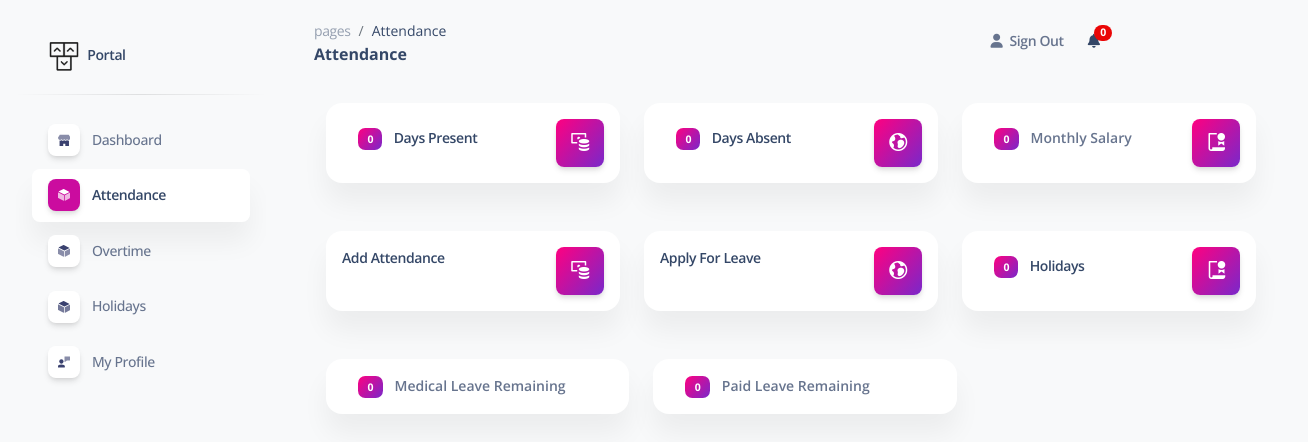
Before: /attendance.php (signed in) with the older database file.
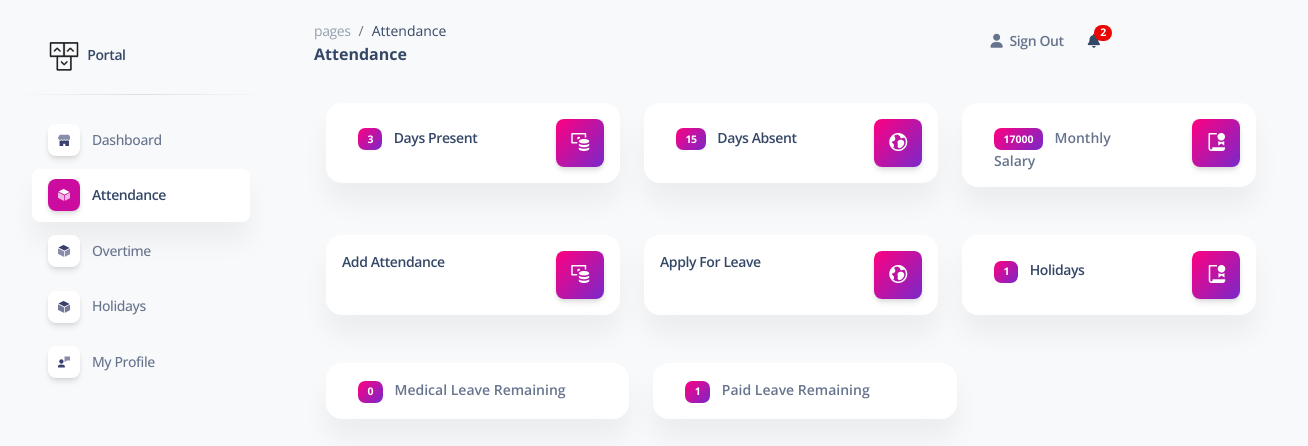
After: the same page with the newer database file.
### tables this page shows
CREATE TABLE `salary` (
  `id` int(11) NOT NULL,
  `user_id` int(11) NOT NULL,
  `monthly_salary` varchar(255) NOT NULL,
  `daily_salary` varchar(255) NOT NULL,
  `total_salary` varchar(255) NOT NULL,
  `update_date` date NOT NULL,
  `created_date` datetime NOT NULL DEFAULT current_timestamp()
);

CREATE TABLE `leaves_count` (
  `id` int(11) NOT NULL,
  `user_id` int(11) NOT NULL,
  `medical_leave` int(11) NOT NULL DEFAULT 1,
  `paid_leave` int(11) NOT NULL DEFAULT 1,
  `total_medical_leave` int(11) NOT NULL,
  `total_paid_leave` int(11) NOT NULL,
  `created_date` datetime NOT NULL DEFAULT current_timestamp()
);

### attendance.php (the view, shortened to what the changed rows need)
<!DOCTYPE html>
<html lang="en">
<head>
  <link href="assets/css/nucleo-icons.css" rel="stylesheet" />
  <link href="assets/css/nucleo-svg.css" rel="stylesheet" />
  <link href="assets/css/nucleo-svg.css" rel="stylesheet" />
  <link id="pagestyle" href="assets/css/soft-ui-dashboard.css?v=1.0.3" rel="stylesheet" />
</head>
<body class="g-sidenav-show  bg-gray-100">
  <?php include 'dbcon.php'; ?>
  <main class="main-content position-relative max-height-vh-100 h-100 mt-1 border-radius-lg ">
    <?php include 'navbar.php'; ?>
    <div class="container-fluid py-4">
      <div class="row mx-3">
        <div class="col-xl-4 col-sm-6 mb-xl-0 mb-4">
          <div class="card">
            <div class="card-body p-3">
              <a href="dayspresent.php">
                <div class="row">
                  <div class="col-8">
                    <?php
                    $current_month = date('m');
                    $current_year = date('Y');
                    $current_date = date("Y-m-d");
                    $user_id = $_SESSION['user_id'];
                    $sql = "SELECT COUNT(*) FROM attendance WHERE user_id = '$user_id' and attendance_status='1' and attendance_date <= '$current_date' and month(attendance_date) = '$current_month' and year(attendance_date) = '$current_year'or user_id = '$user_id' and attendance_status='2' and attendance_date <= '$current_date' and month(attendance_date) = '$current_month' and year(attendance_date) = '$current_year' ";
                    $result = mysqli_query($con, $sql);
                    $row = mysqli_fetch_assoc($result);
                    ?>
                    <div class="numbers text-sm mb-0 text-capitalize font-weight-bold ps-3 pt-2">
                      <span class="badge badge-warning bg-gradient-primary me-2">
                        <?php echo $row['COUNT(*)']; ?>
                      </span>
                      Days Present
                    </div>
                  </div>
                </div>
              </a>
            </div>
          </div>
        </div>
        <div class="col-xl-4 col-sm-6 mb-xl-0 mb-4">
          <div class="card">
            <div class="card-body p-3">
              <a href="dayleave.php">
                <div class="row">
                  <div class="col-8">
                    <?php
                    $sql1 = "SELECT COUNT(*) FROM attendance WHERE user_id = '$user_id' and attendance_status='0' and attendance_date <= '$current_date' and month(attendance_date) = '$current_month' and year(attendance_date) = '$current_year'or user_id = '$user_id' and attendance_status='3' and attendance_date <= '$current_date' and month(attendance_date) = '$current_month' and year(attendance_date) = '$current_year'";
                    $result1 = mysqli_query($con, $sql1);
                    $row1 = mysqli_fetch_assoc($result1);
                    ?>
                    <div class="numbers text-sm mb-0 text-capitalize font-weight-bold ps-3 pt-2">
                      <span class="badge badge-warning bg-gradient-primary me-2">
                        <?php echo $row1['COUNT(*)'] ?>
                      </span>
                      Days Absent
                    </div>
                  </div>
                </div>
              </a>
            </div>
          </div>
        </div>
        <div class="col-xl-4 col-sm-6 mb-xl-0 mb-4">
          <div class="card">
            <div class="card-body p-3">
              <div class="row">
                <div class="col-8">
                  <?php
                  $userid = $_SESSION['user_id'];
                  $result = mysqli_query($con, "SELECT monthly_salary from salary where user_id='$userid'");
                  $row = mysqli_fetch_array($result);
                  ?>
                  <div class="numbers text-sm mb-0 text-capitalize font-weight-bold ps-3 pt-2">
                    <span class="badge badge-warning bg-gradient-primary me-2">
                      <?php if (isset($row['monthly_salary'])) {
                        echo $row['monthly_salary'];
                      } else {
                        echo "0";
                      } ?>
                    </span>
                    Monthly Salary
                  </div>
                </div>
              </div>
            </div>
          </div>
        </div>
      </div>
      <div class="row mt-5 mx-3">
        <div class="col-xl-4 col-sm-6 mb-xl-0 mb-4">
          <div class="card">
            <div class="card-body p-3">
              <a href="holiday.php">
                <div class="row">
                  <div class="col-8">
                    <?php
                    $result1 = mysqli_query($con, "SELECT COUNT(*) FROM holiday");
                    $row1 = mysqli_fetch_assoc($result1);
                    ?>
                    <div class="numbers text-sm mb-0 text-capitalize font-weight-bold ps-3 pt-2">
                      <span class="badge badge-warning bg-gradient-primary me-2">
                        <?php echo $row1['COUNT(*)'] ?>
                      </span>
                      Holidays
                    </div>
                  </div>
                </div>
              </a>
            </div>
          </div>
        </div>
      </div>
      <div class="row mt-5 ms-3 ">
        <div class="col-xl-4 col-sm-6 mb-xl-0 mb-4 ">
          <div class="card">
            <div class="card-body p-3">
              <div class="row">
                <div class="col-12">
                  <?php
                  $user_id1 = $_SESSION['user_id'];
                  $result1 = mysqli_query($con, "SELECT medical_leave FROM leaves_count WHERE user_id='$user_id1'");
                  $row1 = mysqli_fetch_assoc($result1);
                  ?>
                  <div class="numbers text-sm mb-0 text-capitalize font-weight-bold ps-3">
                    <span class="badge badge-warning bg-gradient-primary me-2">
                      <?php if (isset($row1['medical_leave'])){
                        echo $row1['medical_leave'];
                      } else {
                        echo '0';
                      }?>
                    </span>
                    Medical Leave Remaining
                  </div>
                </div>
              </div>
            </div>
          </div>
        </div>
        <div class="col-xl-4 col-sm-6 mb-xl-0 mb-4">
          <div class="card">
            <div class="card-body p-3">
              <div class="row">
                <div class="col-12">
                  <?php
                  $user_id1 = $_SESSION['user_id'];
                  $result1 = mysqli_query($con, "SELECT paid_leave FROM leaves_count WHERE user_id='$user_id1'");
                  $row1 = mysqli_fetch_assoc($result1);
                  ?>
                  <div class="numbers text-sm mb-0 text-capitalize font-weight-bold ps-3">
                    <span class="badge badge-warning bg-gradient-primary me-2">
                      <?php if (isset($row1['paid_leave'])){
                        echo $row1['paid_leave'];
                      } else {
                        echo '0';
                      }?>
                    </span>
                    Paid Leave Remaining
                  </div>
                </div>
              </div>
            </div>
          </div>
        </div>
      </div>
    </div>
  </main>
</body>
</html>

### navbar.php (shortened to what the changed rows need)
<?php
include 'dbcon.php';
?>
<nav class="navbar navbar-main navbar-expand-lg px-0 mx-4 shadow-none border-radius-xl" id="navbarBlur"
  navbar-scroll="true">
  <div class="container-fluid py-1 px-3">
    <div class="collapse navbar-collapse mt-sm-0 mt-2 me-md-0 me-sm-4" id="navbar">
      <ul class="navbar-nav  justify-content-end">
        <?php
        $user_id = $_SESSION['user_id'];
        $sql2 =
          $result = mysqli_query($con, "SELECT * from leave_data WHERE user_id='$user_id' AND leave_status = 'Approve' AND read_status='0'");
        $count = mysqli_num_rows($result);
        ?>
        <form method="POST" action="">
          <li class="nav-item dropdown ms-md-auto pe-md-3 d-flex align-items-center">
            <a class="nav-link" href="&action=read" type="submit" role="button" data-bs-toggle="dropdown"
              aria-expanded="false" name="submit">
              <i class="fa fa-bell cursor-pointer"></i><span
                class="badge rounded-pill bg-danger text-center d-inline-flex align-items-center justify-content-center"
                style="width:10%; height:2vh; position: relative; top: -10px; left: -6px;">
                <?php echo $count; ?>
              </span>
            </a>
          </li>
        </form>
      </ul>
    </div>
  </div>
</nav>

Changed rows visible on the page:
added salary: monthly_salary "17000"
added leaves_count: medical_leave "0"
Other visible differences:
$count: "0" → "2"
$row['COUNT(*)']: "0" → "3"
$row1['COUNT(*)']: "0" → "15"
$row1['COUNT(*)']: "0" → "1"
$row1['paid_leave']: (not shown) → "1"
text no longer shown: "0 0 0"
